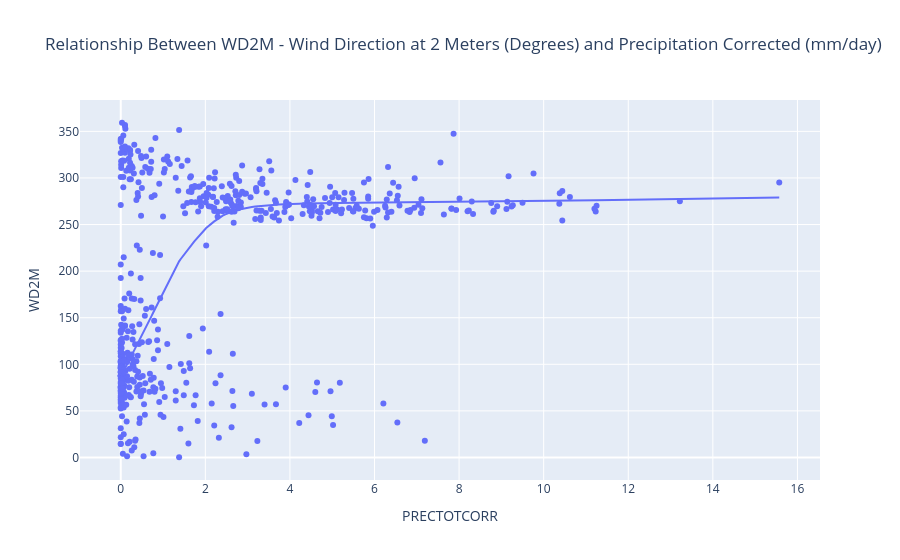

Notebook code cell kept with this figure:
### Markdown cell above
## Relationship Between WD2M - Wind Direction at 2 Meters (Degrees) and Precipitation Corrected (mm/day)

### Code cell
fig = px.scatter(data_frame=district, 
    x = "PRECTOTCORR", 
    y="WD2M",
    trendline=trendline_param,
    title="Relationship Between WD2M - Wind Direction at 2 Meters (Degrees) and Precipitation Corrected (mm/day)")

fig.show()

### Figure 1 — Plotly figure (JSON) as saved in the notebook; plotly's stock layout.template omitted (floating-point values rounded to 4 significant figures; data arrays with more than 128 entries replaced by an {"elided": "..."} marker saying what was removed)
{"data": [{"hovertemplate": "PRECTOTCORR=%{x}<br>WD2M=%{y}<extra></extra>", "legendgroup": "", "marker": {"color": "#636efa", "symbol": "circle"}, "mode": "markers", "name": "", "orientation": "v", "showlegend": false, "type": "scatter", "x": {"elided": "533 float values"}, "xaxis": "x", "y": {"elided": "533 float values"}, "yaxis": "y"}, {"hovertemplate": "<b>LOWESS trendline</b><br><br>PRECTOTCORR=%{x}<br>WD2M=%{y} <b>(trend)</b><extra></extra>", "legendgroup": "", "marker": {"color": "#636efa", "symbol": "circle"}, "mode": "lines", "name": "", "showlegend": false, "type": "scatter", "x": {"elided": "533 float values"}, "xaxis": "x", "y": {"elided": "533 float values"}, "yaxis": "y"}], "layout": {"legend": {"tracegroupgap": 0}, "title": {"text": "Relationship Between WD2M - Wind Direction at 2 Meters (Degrees) and Precipitation Corrected (mm/day)"}, "xaxis": {"anchor": "y", "domain": [0, 1], "title": {"text": "PRECTOTCORR"}}, "yaxis": {"anchor": "x", "domain": [0, 1], "title": {"text": "WD2M"}}}}
